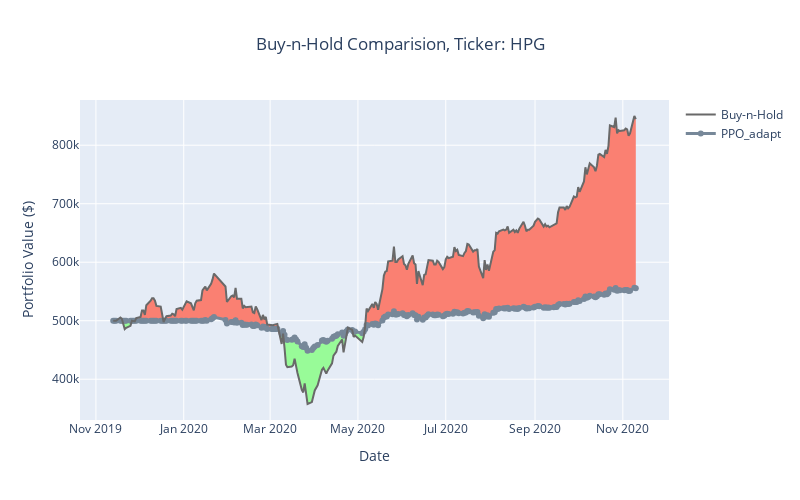

The notebook cell this image was saved under:
### Code cell
# _agent = random_agent
_agent = agent

# evaluate
envs.train(False)
info = play_an_episode(_agent, envs)
df = info["final_info"][0]["final_history"]
returns = df.set_index("time")["portfolio_value"].pct_change()
stock_returns = df.set_index("time")["close_price"].pct_change()
results = create_performance(returns)
_ = create_performance(stock_returns)
plot_trade_log_v2(df)

buy_and_hold_plot(df, "PPO_adapt", init_cash=envs.envs[0].init_cash)

### Figure 1 — Plotly figure (JSON) as saved in the notebook; plotly's stock layout.template omitted (floating-point values rounded to 4 significant figures; data arrays with more than 128 entries replaced by an {"elided": "..."} marker saying what was removed)
{"data": [{"hoverinfo": "skip", "line": {"color": "rgba(0, 0, 0, 0)", "width": 0}, "opacity": 0, "showlegend": false, "type": "scatter", "x": {"elided": "250 str values"}, "y": {"elided": "250 float values"}}, {"connectgaps": false, "fill": "tonexty", "fillcolor": "palegreen", "hoverinfo": "skip", "line": {"color": "rgba(0, 0, 0, 0)", "width": 0}, "opacity": 0, "showlegend": false, "type": "scatter", "x": {"elided": "250 str values"}, "y": {"elided": "250 float values"}}, {"hoverinfo": "skip", "line": {"color": "rgba(0, 0, 0, 0)", "width": 0}, "opacity": 0, "showlegend": false, "type": "scatter", "x": {"elided": "250 str values"}, "y": {"elided": "250 float values"}}, {"connectgaps": false, "fill": "tonexty", "fillcolor": "salmon", "hoverinfo": "skip", "line": {"color": "rgba(0, 0, 0, 0)", "width": 0}, "opacity": 0, "showlegend": false, "type": "scatter", "x": {"elided": "250 str values"}, "y": {"elided": "250 float values"}}, {"line": {"color": "lightslategray", "width": 3}, "mode": "lines+markers", "name": "PPO_adapt", "showlegend": true, "type": "scatter", "x": {"elided": "250 str values"}, "y": {"elided": "250 float values"}}, {"line": {"color": "dimgray", "width": 2}, "mode": "lines", "name": "Buy-n-Hold", "showlegend": true, "type": "scatter", "x": {"elided": "250 str values"}, "y": {"elided": "250 float values"}}], "layout": {"height": 500, "title": {"text": "Buy-n-Hold Comparision, Ticker: HPG", "x": 0.5}, "width": 800, "xaxis": {"title": {"text": "Date"}}, "yaxis": {"title": {"text": "Portfolio Value ($)"}}}}
